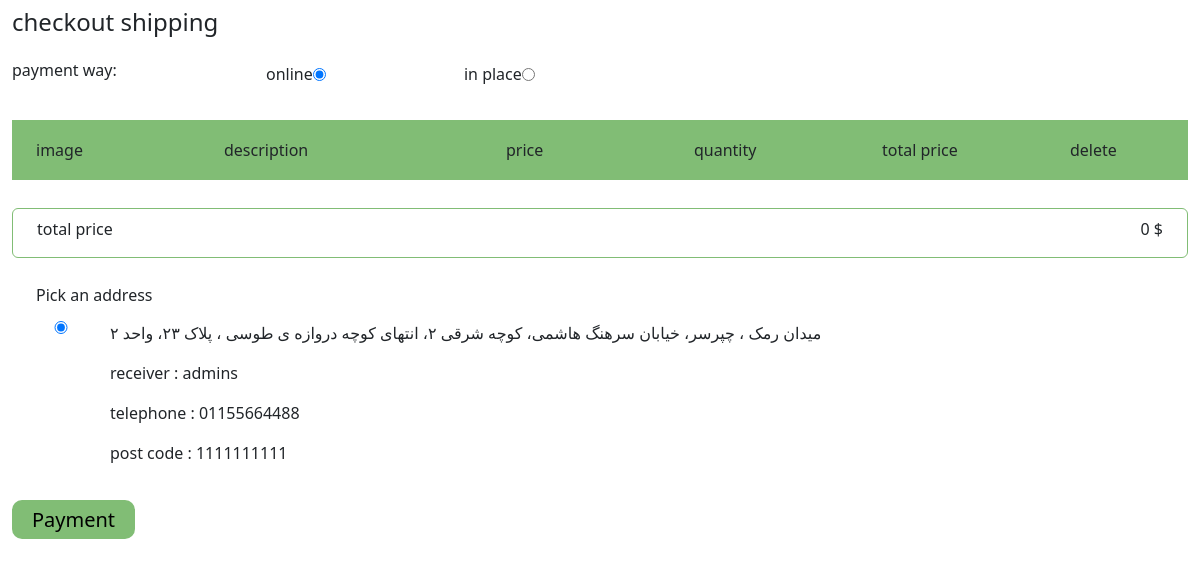
The app's page /user/checkout/shipping (signed in), older data.
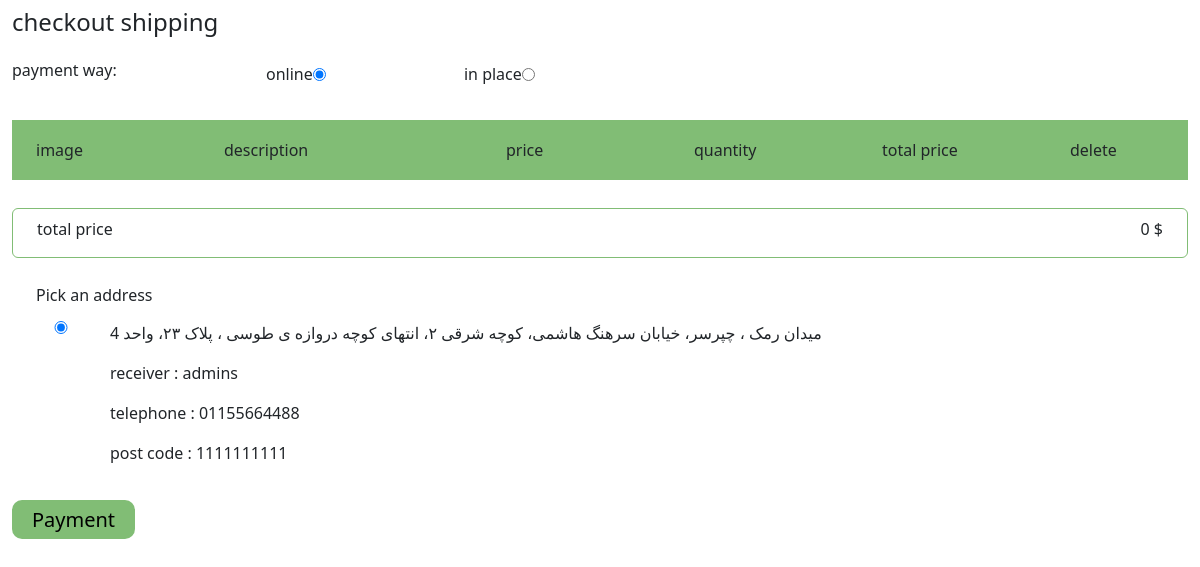
The same page, newer data.
### account_module/models.py (models this page shows, shortened)
class Address(models.Model):
    user = models.ForeignKey(User, on_delete=models.CASCADE)
    title = models.CharField(max_length=100, null=True, blank=True)
    address = models.TextField(null=True, blank=True)
    phone = models.CharField(max_length=100, null=True, blank=True)
    post_code = models.IntegerField(null=True, blank=True)
    is_default = models.BooleanField(null=True, blank=True)

class User(AbstractUser):
    avatar = models.ImageField(upload_to='images/profiles', null=True, blank=True)
    email_active_code = models.CharField(max_length=100)
    mobile = PhoneNumberField(null=True, blank=True, unique=True)
    mobile_active_code = models.CharField(max_length=10)
    date_of_birth = models.DateField(blank=True, null=True)
    national_code = models.IntegerField(null=True, blank=True)

### user_panel_module/views.py (the view)
# urls.py: path('checkout/shipping', views.shipping, name='check_shipping'),
@login_required
def shipping(request: HttpRequest):
    current_order = Order.objects.prefetch_related('orderdetail_set').filter(
        user_id=request.user.id, is_paid=False).first()
    addresses = Address.objects.filter(user_id=request.user.id)
    total_amount = current_order.calculate_total_price()
    context = {
        'order': current_order,
        'addresses': addresses,
        'total_price': total_amount,
    }
    return render(request, 'user_panel/chechout.html', context)

### order_module/models.py (called while the page is built)
    def calculate_total_price(self):
        total_price = 0
        for order_detail in self.orderdetail_set.all():
            if self.is_paid:
                total_price += order_detail.final_price * order_detail.count
            else:
                total_price += order_detail.product.price * order_detail.count
        return total_price

### polls/templatetags/poll_extras.py (called while the page is built)
@register.filter(name='three_digits_price')
def three_digits_price(value: int):
    return '{:,}'.format(value) + ' $'

### user_panel_module/templates/user_panel/chechout.html (shortened to what this page needs)
{% extends 'shared/_layout.html' %}
{% load poll_extras %}
{% load thumbnail %}
{% block content %}
    <div class="container-fluid w-100 d-flex justify-content-center align-items-center">
        <div class="container-fluid container-xxl d-flex justify-content-center align-items-center flex-wrap p-0 m-0 w-100">
            <div class="row col-12 p-0 m-0 flex-wrap justify-content-evenly align-items-start">
                <h4 class="py-2">checkout shipping</h4>
                <div>
                    <form action="" method="post" class="d-flex flex-wrap py-2">
                        <h6>payment way: </h6>
                        <label class="col-2 d-flex justify-content-end align-items-center">online</label>
                        <input type="radio" name="pay" checked>
                        <label class="col-2 d-flex justify-content-end align-items-center">in place</label>
                        <input type="radio" name="pay">
                    </form>
                </div>
                <div class="my-4">
                    <ul class="cartTitle d-flex justify-content-center align-items-center p-0 m-0 w-100 px-4">
                        <li class="col-2 d-flex justify-content-start align-items-center h-100">image</li>
                        <li class="col-3 d-flex justify-content-start align-items-center h-100">description</li>
                        <li class="col-2 d-flex justify-content-start align-items-center h-100">price</li>
                        <li class="col-2 d-flex justify-content-start align-items-center h-100">quantity</li>
                        <li class="col-2 d-flex justify-content-start align-items-center h-100">total price</li>
                        <li class="col-1 d-flex justify-content-start align-items-center h-100">delete</li>
                    </ul>
                </div>
                <div class="mb-4">
                    <div class="col-12 px-4 d-flex justify-content-center align-items-center flex-wrap detailsOfCartPrice my-1">
                        <p class="col-6 d-flex justify-content-start align-items-center pt-2">total price</p>
                        <p class="col-6 d-flex justify-content-end align-items-center pt-2">{{ total_price|three_digits_price }}</p>
                    </div>
                </div>
                <div>
                    <h6 class="ps-4 pb-2">Pick an address</h6>
                    <form action="" method="post" class="d-flex flex-wrap justify-content-end align-items-start">
                        {% for address in addresses %}
                            <input class="col-1 d-flex flex-wrap justify-content-start align-items-start" type="radio"
                                   name="pay" checked>
                            <label class="col-11 d-flex flex-wrap justify-content-start align-items-start">
                                <p>{{ address.address }}</p>
                                <p class="col-12">receiver : {{ address.user.username }}</p>
                                <p class="col-12">telephone : {{ address.phone }}</p>
                                <p class="col-12">post code : {{ address.post_code }}</p>
                            </label>
                        {% endfor %}
                    </form>
                </div>
                <div class="my-4"><a href="" class="pay">Payment</a></div>
            </div>
        </div>
    </div>
{% endblock %}

### templates/shared/_layout.html (shortened to what this page needs)
{% load render_partial %}
<!DOCTYPE html>
<html lang="en" xmlns="http://www.w3.org/1999/html">
<head>
    {% include 'shared/header_references.html' %}
</head>
<body>
{% block content %}{% endblock %}
</body>
</html>

### templates/shared/header_references.html (shortened to what this page needs)
<link href="https://cdn.jsdelivr.net/npm/bootstrap@5.0.2/dist/css/bootstrap.min.css" rel="stylesheet"
>
<link rel="stylesheet" href="https://cdn.jsdelivr.net/npm/bootstrap-icons@1.9.1/font/bootstrap-icons.css">
<link rel="stylesheet" href="/statics/stylesheet/normalize.css">
<link rel="stylesheet" href="/statics/stylesheet/master.css">
<link rel="stylesheet" href="/statics/stylesheet/local.css">
<link rel="stylesheet" href="/statics/stylesheet/custom.css">

### statics/stylesheet/master.css (style rules this page uses)
.cartTitle { height: 60px; background-color: rgb(129, 189, 117); }
.detailsOfCartPrice { border: 1px solid rgb(129, 189, 117); border-radius: 6px; }
.pay { border: none; border-radius: 10px; background-color: rgb(129, 189, 117); padding: 6px 20px; font-size: 20px; }

Row changes from the older to the newer data that the page shows:
removed Address: address "میدان رمک ، چپرسر، خیابان سرهنگ هاشمی، کوچه شرقی ۲، انتهای کوچه دروازه ی طوسی ، پلاک ۲۳، واحد ۲", user.username "admins", phone "01155664488", post_code "1111111111"
added Address: address "میدان رمک ، چپرسر، خیابان سرهنگ هاشمی، کوچه شرقی ۲، انتهای کوچه دروازه ی طوسی ، پلاک ۲۳، واحد 4", user.username "admins", phone "01155664488", post_code "1111111111"
